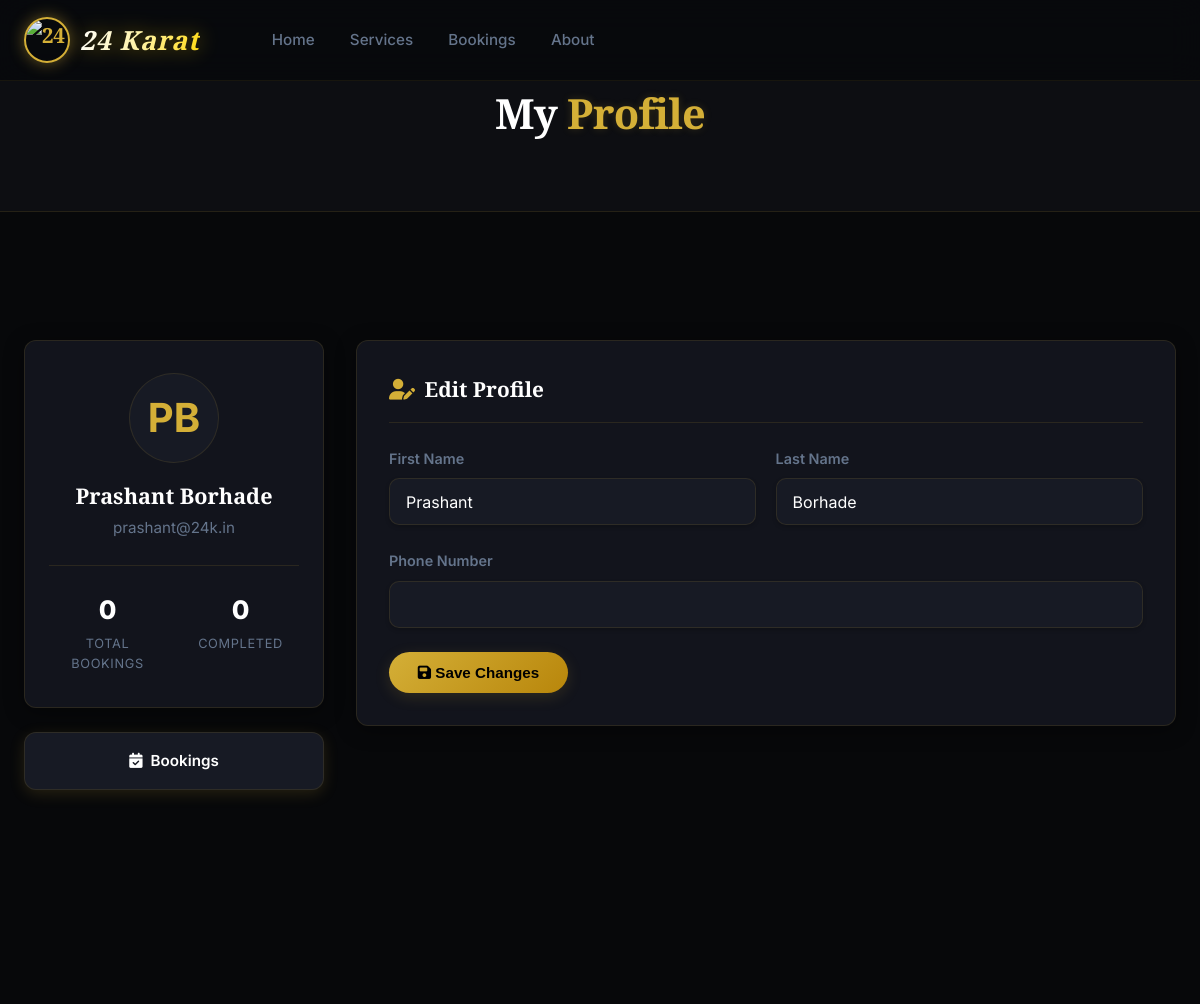
The app's page /auth/profile/ (signed in, upper part), older data.
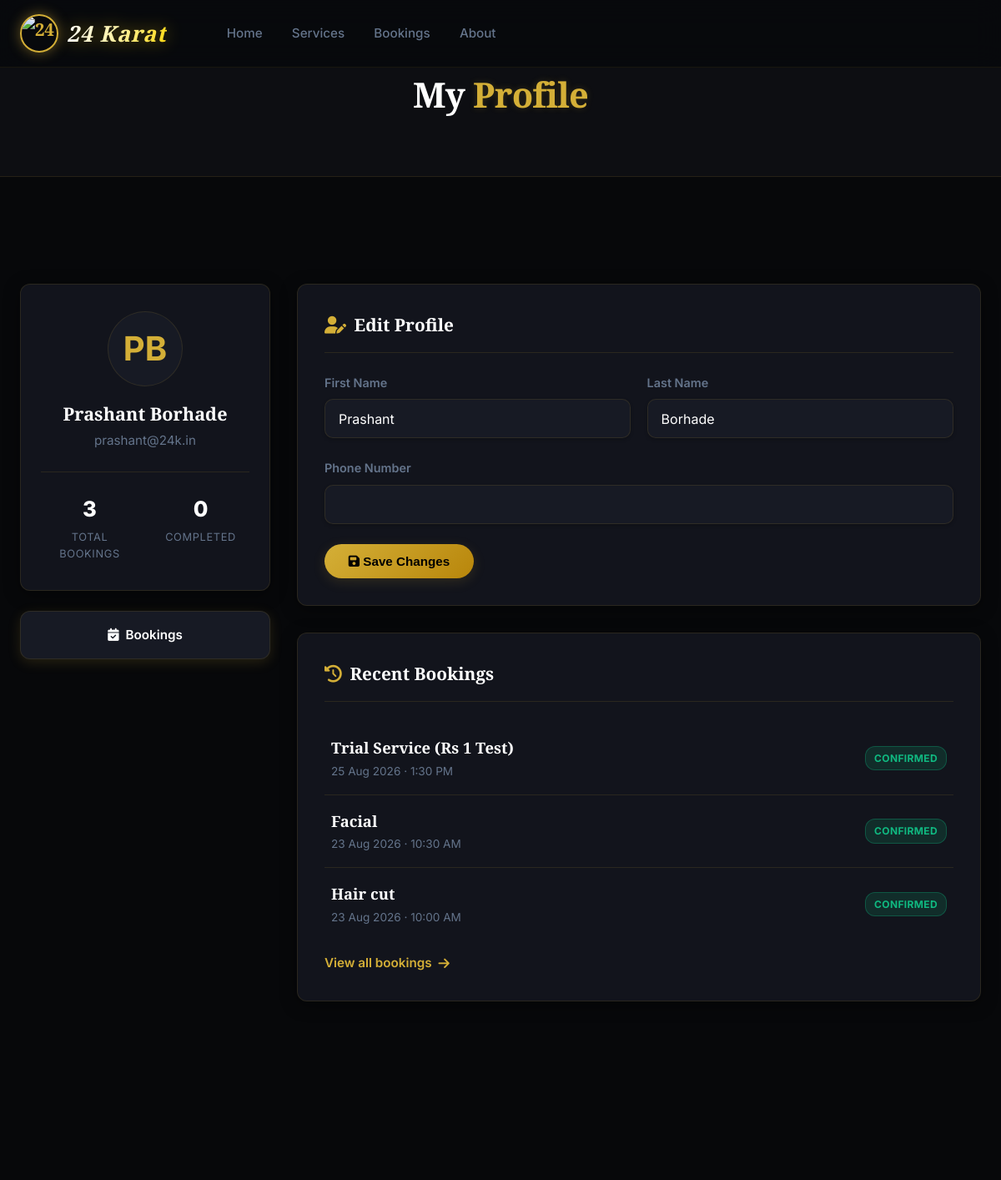
The same page, newer data.
### users/models.py (models this page shows, shortened)
class UserProfile(models.Model):
    user = models.OneToOneField(User, on_delete=models.CASCADE, related_name='profile')
    phone = models.CharField(max_length=20, blank=True)
    created_at = models.DateTimeField(auto_now_add=True)
    @property
    def total_bookings(self):
        return self.user.bookings.count()
    @property
    def completed_bookings(self):
        return self.user.bookings.filter(status='COMPLETED').count()

### booking/models.py (models this page shows, shortened)
class Booking(models.Model):
    STATUS_PENDING = 'PENDING'
    STATUS_CONFIRMED = 'CONFIRMED'
    STATUS_COMPLETED = 'COMPLETED'
    STATUS_CANCELLED = 'CANCELLED'
    STATUS_CHOICES = [
        (STATUS_PENDING, 'Pending'),
        (STATUS_CONFIRMED, 'Confirmed'),
        (STATUS_COMPLETED, 'Completed'),
        (STATUS_CANCELLED, 'Cancelled'),
    ]
    booking_id = models.CharField(max_length=20, unique=True, editable=False)
    user = models.ForeignKey(User, on_delete=models.SET_NULL, null=True, blank=True, related_name='bookings')
    service = models.ForeignKey(Service, on_delete=models.PROTECT, related_name='bookings', help_text="Primary service")
    services = models.ManyToManyField(Service, blank=True, related_name='multi_bookings', help_text="All selected services")
    barber = models.ForeignKey(Barber, on_delete=models.SET_NULL, null=True, blank=True, related_name='bookings')
    booking_date = models.DateField()
    booking_time = models.TimeField()
    customer_name = models.CharField(max_length=100)
    customer_phone = models.CharField(max_length=20)
    customer_email = models.EmailField()
    special_request = models.TextField(blank=True)
    amount = models.DecimalField(max_digits=8, decimal_places=2)
    status = models.CharField(max_length=20, choices=STATUS_CHOICES, default=STATUS_PENDING)
    created_at = models.DateTimeField(auto_now_add=True)
    updated_at = models.DateTimeField(auto_now=True)
    class Meta:
        ordering = ['-created_at']
        indexes = [
            models.Index(fields=['booking_date', 'booking_time']),
            models.Index(fields=['user', 'status']),
            models.Index(fields=['booking_id']),
        ]

class Service(models.Model):
    CATEGORY_CHOICES = [
        ('MALE', 'Male Services'),
        ('FEMALE', 'Female Services'),
    ]
    name = models.CharField(max_length=100)
    category = models.CharField(max_length=20, choices=CATEGORY_CHOICES, default='MALE')
    description = models.TextField()
    price = models.DecimalField(max_digits=8, decimal_places=2)
    duration = models.PositiveIntegerField(help_text="Duration in minutes")
    image = models.ImageField(upload_to='services/', null=True, blank=True)
    icon = models.CharField(
        max_length=50,
        default='scissors',
        help_text="Font Awesome icon name (e.g. scissors, star, spa)"
    )
    is_active = models.BooleanField(default=True)
    sort_order = models.PositiveIntegerField(default=0)
    created_at = models.DateTimeField(auto_now_add=True)
    class Meta:
        ordering = ['sort_order', 'price']
        verbose_name = 'Service'
        verbose_name_plural = 'Services'

### users/views.py (the view)
# urls.py: path('profile/', views.profile_view, name='profile'),
@login_required
def profile_view(request):
    user = request.user
    profile = user.profile
    if request.method == 'POST':
        form = ProfileUpdateForm(request.POST)
        if form.is_valid():
            user.first_name = form.cleaned_data['first_name']
            user.last_name = form.cleaned_data['last_name']
            user.save()
            profile.phone = form.cleaned_data['phone']
            profile.save()
            messages.success(request, "Profile updated successfully.")
            return redirect('profile')
    else:
        form = ProfileUpdateForm(initial={
            'first_name': user.first_name,
            'last_name': user.last_name,
            'phone': profile.phone,
        })
    recent_bookings = user.bookings.select_related('service').order_by('-created_at')[:5]
    context = {'form': form, 'recent_bookings': recent_bookings}
    return render(request, 'users/profile.html', context)

### users/forms.py
class ProfileUpdateForm(forms.Form):
    first_name = forms.CharField(
        max_length=50,
        widget=forms.TextInput(attrs={'class': 'form-control'})
    )
    last_name = forms.CharField(
        max_length=50,
        widget=forms.TextInput(attrs={'class': 'form-control'})
    )
    phone = forms.CharField(
        max_length=20,
        widget=forms.TextInput(attrs={'class': 'form-control'})
    )

### templates/users/profile.html (shortened to what this page needs)
{% extends 'base.html' %}
{% load static %}
{% block content %}
<div class="page-hero page-hero-sm">
  <div class="page-hero-content" data-animate="fade-up">
    <h1 class="page-hero-title">My <span class="text-gold">Profile</span></h1>
  </div>
</div>
<section class="section">
  <div class="container">
    <div class="profile-layout">
      <div class="profile-sidebar" data-animate="fade-up">
        <div class="profile-avatar-card">
          <div class="profile-avatar-large">
            {{ user.first_name|first|upper }}{{ user.last_name|first|upper }}
          </div>
          <h2 class="profile-name">{{ user.get_full_name|default:user.username }}</h2>
          <p class="profile-email">{{ user.email }}</p>
          <div class="profile-stats">
            <div class="profile-stat">
              <div class="profile-stat-num">{{ user.profile.total_bookings }}</div>
              <div class="profile-stat-label">Total Bookings</div>
            </div>
            <div class="profile-stat">
              <div class="profile-stat-num">{{ user.profile.completed_bookings }}</div>
              <div class="profile-stat-label">Completed</div>
            </div>
          </div>
        </div>
        <a href="{% url 'booking_list' %}" class="btn-gold profile-bookings-btn">
          <i class="fa-solid fa-calendar-check"></i> Bookings
        </a>
      </div>
      <div class="profile-main" data-animate="fade-up" data-delay="100">
        <div class="profile-card">
          <h3 class="profile-card-title"><i class="fa-solid fa-user-pen"></i> Edit Profile</h3>
          <form method="post" novalidate>
            <div class="form-row-2">
              <div class="form-group">
                <label class="form-label">First Name</label>
                {{ form.first_name }}
              </div>
              <div class="form-group">
                <label class="form-label">Last Name</label>
                {{ form.last_name }}
              </div>
            </div>
            <div class="form-group">
              <label class="form-label">Phone Number</label>
              {{ form.phone }}
            </div>
            <button type="submit" class="btn-gold">
              <i class="fa-solid fa-floppy-disk"></i> Save Changes
            </button>
          </form>
        </div>
        {% if recent_bookings %}
        <div class="profile-card">
          <h3 class="profile-card-title"><i class="fa-solid fa-clock-rotate-left"></i> Recent Bookings</h3>
          <div class="recent-bookings-list">
            {% for booking in recent_bookings %}
            <a href="{% url 'booking_detail' booking.booking_id %}" class="recent-booking-item">
              <div class="recent-booking-info">
                <div class="recent-booking-service">{{ booking.service.name }}</div>
                <div class="recent-booking-date">{{ booking.booking_date|date:"d M Y" }} · {{ booking.booking_time|time:"g:i A" }}</div>
              </div>
              <div class="status-badge status-{{ booking.status|lower }}">{{ booking.status }}</div>
            </a>
            {% endfor %}
          </div>
          <a href="{% url 'booking_list' %}" class="profile-view-all">View all bookings <i class="fa-solid fa-arrow-right"></i></a>
        </div>
        {% endif %}
      </div>
    </div>
  </div>
</section>
{% endblock %}

Row changes from the older to the newer data that the page shows:
added Booking: service.name "Trial Service (Rs 1 Test)", booking_date "25 Aug 2026", booking_time "1:30 PM", status "CONFIRMED"
added Booking: service.name "Facial", booking_date "23 Aug 2026", booking_time "10:30 AM", status "CONFIRMED"
added Booking: service.name "Hair cut", booking_date "23 Aug 2026", booking_time "10:00 AM", status "CONFIRMED"
Text that changed along with them:
{{ user.profile.total_bookings }}: "0" → "3"
text now shown: "Recent Bookings View all bookings"
